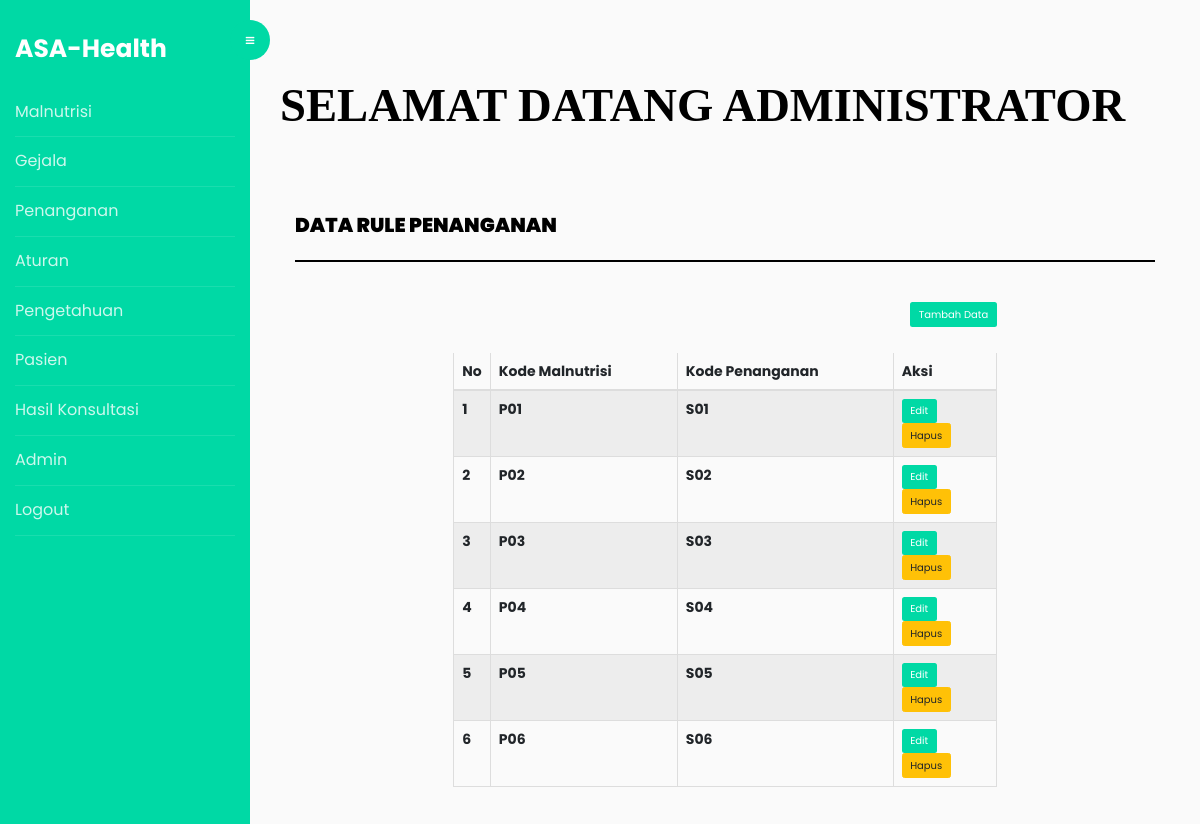
The app's page /home.php?page=rulepenanganan (signed in) with its own data.
### tables this page shows
CREATE TABLE `rule_penanganan` (
  `id_rule` int(11) NOT NULL,
  `kode_kerusakan` varchar(20) NOT NULL,
  `kode_penanganan` varchar(20) NOT NULL
);

### admin/rulepenanganan.php (the view)
<div class="content-wrapper">
       <div class="container">
           <div class="row">
               <div class="col-md-12">
                   <h4 class="page-head-line">DATA RULE Penanganan</h4>
               </div>
           </div>
           <div class="col-md-8 col-md-offset-2">
           	<button type="button" onclick=window.location.href='?page=tambahrulepenanganan' class='btn' style="float:right;background-color: #00D9A5;color: white;">Tambah Data</button><br><br>
               <div class="table-responsive">
                   <table class="table table-striped table-bordered table-hover">
                       <thead>
                           <tr>
                               <th width="5%">No</th>
                               <th>Kode Malnutrisi</th>
                               <th>Kode Penanganan</th>
                               <th width="19%">Aksi</th>
                           </tr>
                       </thead>
                       <tbody>
                       	<?php
						include "koneksi.php";
						$sql= mysqli_query($koneksi, "SELECT * FROM rule_penanganan");
						$no=1;
						while($row = mysqli_fetch_array($sql)){
						?>
                           <tr>
                               <td><?php echo $no; ?></td>
                               <td><?php echo $row['kode_kerusakan']; ?></td>
                               <td><?php echo $row['kode_penanganan']; ?></td>
                               <td>
                               <a href="?page=editrulepenanganan&id_rule=<?php echo $row['id_rule'];?>" class='btn' style="background-color: #00D9A5;color: white;">Edit</a>
				  			<a onclick="return confirm ('Yakin Data ini Dihapus..?')" href="?page=deleterulepenanganan&id_rule=<?php echo $row['id_rule'];?>" class='btn btn-warning'>Hapus</a>
                               </td>
                           </tr>
                           <?php
						$no++;
						}
						?>
                       </tbody>
                   </table>
               </div>
           </div>
       </div>
   </div>

### assets/css/style.css (style rules this page uses)
body { font-family: 'Roboto', sans-serif; line-height: 30px; }
.content-wrapper { margin-top: 40px; min-height: 343px; padding-bottom: 60px; }
.page-head-line { font-weight: 900; padding-bottom: 20px; border-bottom: 2px solid #000000; text-transform: uppercase; color: #000000; font-size: 20px; margin-bottom: 40px; }
.btn { border-radius: 0px; -webkit-border-radius: 0px; -moz-border-radius: 0px; }

### records on screen
rule_penanganan: kode_kerusakan "P01", kode_penanganan "S01"
rule_penanganan: kode_kerusakan "P02", kode_penanganan "S02"
rule_penanganan: kode_kerusakan "P03", kode_penanganan "S03"
rule_penanganan: kode_kerusakan "P04", kode_penanganan "S04"
rule_penanganan: kode_kerusakan "P05", kode_penanganan "S05"
rule_penanganan: kode_kerusakan "P06", kode_penanganan "S06"

### other values on screen
$nama_lengkap "ADMINISTRATOR"
